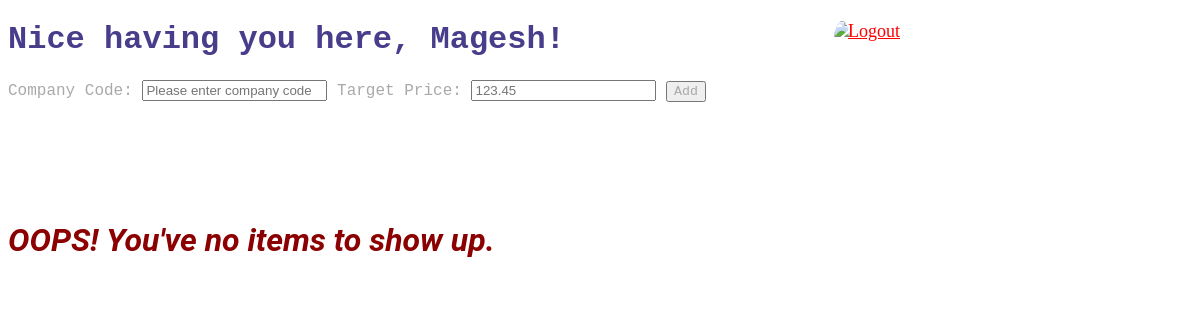
Page /accounts/profile/ (signed in) on the earlier database version.
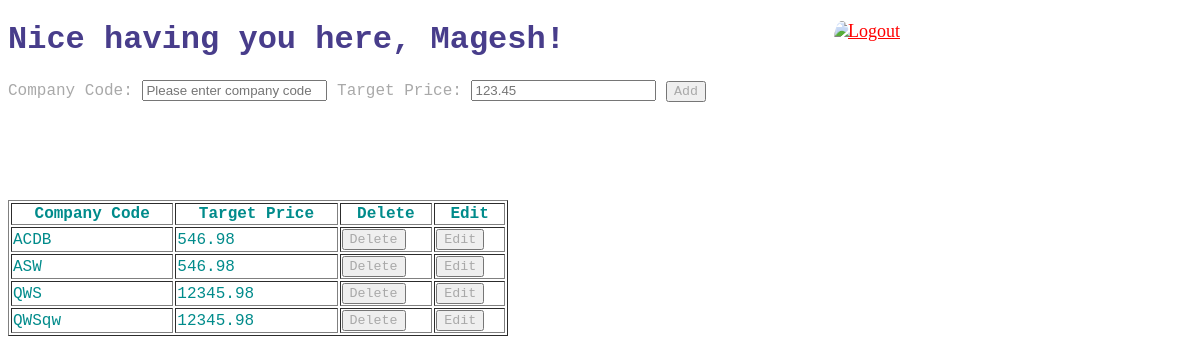
Same page on the later database version.
### sharenotifier/models.py (models this page shows)
class StockDetails(models.Model):
    company_code = models.CharField(max_length=150, unique=True)
    target_price = models.FloatField(max_length=10)
    user = models.ForeignKey(User)
    class Meta:
        unique_together = (('company_code', 'user'),)

### sharenotifier/views.py (the view, shortened to what this page needs)
# urls.py: url(r'^accounts/profile/', views.homepage),
def homepage(request):
    if request.method == 'GET':
        add_form = AddForm()
        extract_data = SocialAccount.objects.get(user_id=request.user.id)
        img_src = extract_data.extra_data['picture']
        first_name = request.user.first_name
        stock_values = sd.objects.all()
        return render(request,'homepage.html',
                      {'first_name':first_name, 'form': add_form, 'stock_values':stock_values,
                       'img_src': img_src, "message": "OOPS! You've no items to show up."})

### sharenotifier/forms.py
class AddForm(forms.Form):
    company_code = forms.CharField(label='Company Code',max_length=150, required=True, widget=forms.TextInput(attrs={'placeholder':'Please enter company code'}))
    target_price = forms.FloatField(label='Target Price',required=True, widget=forms.TextInput(attrs={'placeholder':'123.45'}))

### sharenotifier/templates/homepage.html (shortened to what this page needs)
<!DOCTYPE html>
<html lang="en">
<head>
</head>
<img class="img-src" src="{{ img_src }}">
<a href="/logout" onclick="return isDelete()">Logout</a>
<body>
<div>
<h1 class="header-value">Nice having you here, {{ first_name }}!</h1>
<form class="input-type" action="" method="post">{% csrf_token %}
 {{ form }}
    <input class="input-type" type="submit" value="Add">
</form>
{% if stock_values %}
    <table border="1" align="left">
    <tr>
    <th>Company Code</th>
    <th>Target Price</th>
    <th>Delete</th>
    <th>Edit</th>
    </tr>
    {% for value in stock_values %}
        <tr>
        <td>{{ value.company_code }}</td>
        <td>{{ value.target_price }}</td>
            <form action="/delete/" method="get">
                <td><button class="input-type" type = "submit" name ="delete" value="{{ value.company_code }}">Delete</button></td>
            </form>
            <form action="/delete/" method="get">
                <td><button class="input-type" type = "submit" name =  "delete" value="{{ value.company_code }}">Edit</button></td>
            </form>
        </tr>
    {% endfor %}
    </table>
{% else %}
<h1 class="message-text">{{ message }}</h1>
{% endif %}
</div>
</body>
</html>

Differences in the rows shown:
added StockDetails: company_code "ACDB", target_price "546.98"
added StockDetails: company_code "ASW", target_price "546.98"
added StockDetails: company_code "QWS", target_price "12345.98"
added StockDetails: company_code "QWSqw", target_price "12345.98"
Other differences:
{{ message }}: "OOPS! You've no items to show up." → (not shown)
text now shown: "Company Code Target Price Delete Edit"
